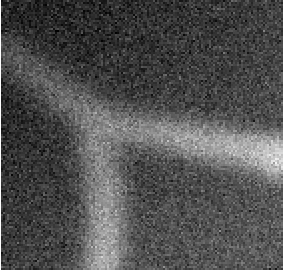
#> input picture image_1.png, 283 x 270 px
$ python fourier.py   (older library calls are emulated)
#> lines starting #> are read from the running program, lines starting #| are printed output that depends on the picture
### misc/helpers.py
import numpy as np
import scipy as sp
import scipy.ndimage as ndimage
import cv2
from matplotlib import pyplot as plt
import glob


eps = 1e-8

class StdIO:
    @staticmethod
    def imread_2d(fname, grayscale=True):
#> called with fname = '../image_1.png', grayscale = True
        img = ndimage.imread(fname, flatten=grayscale, mode=None)
#> img: shape (270, 283) float32; min 1, max 255, mean 80
        if img.max() > 0:
            img = img/img.max()
        return 1. * img

    @staticmethod
    def imshow(img, title='display', col_map='gray', imadjust=True, pts=[], pt_col='y'):
#> called with title = 'display', col_map = 'gray', imadjust = True, pt_col = 'y'
        fig = plt.figure(title)
        if imadjust:
            img = (img - np.min(img))/(eps + np.max(img) - np.min(img))
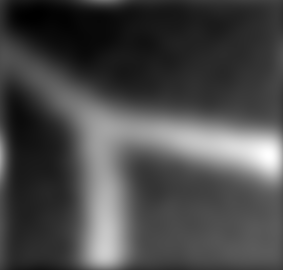
#> img: shape (270, 283) float64; min 0, max 1, mean 0.286
        plt.imshow(img, cmap=col_map)
        if len(pts) > 0:
            x, y = list(pts[:, 0]), list(pts[:, 1])
            plt.scatter(x, y, c=pt_col, s=20, zorder=2)
        plt.tight_layout()
        plt.show()

    # [29 lines left out: functions imoverlay, imread_multiple, not called in this run]


class Misc:
    # [24 lines left out: functions imresize, linstretch, numpy_to_opencv, opencv_to_numpy, not called in this run]


# [2 lines that do not run on import are left out]
    # hr_img = Misc.imresize(img, des_res_mm=2.)
    # StdIO.imshow(hr_img)
    # StdIO.imoverlay(img, 1.*(img>0.7), col='r')

### filters/fourier.py
import numpy as np
from scipy.fftpack import fft2, ifft2
from scipy.fftpack import fftshift, ifftshift

eps = 1e-8

class Kernel:
    def __init__(self, ker_size=(100, 100)):
        rows, cols = ker_size[0], ker_size[1]
        wy, wx = np.ogrid[-0.5:0.5:1./rows, -0.5:0.5:1./cols]
        self.wy = wy
        self.wx = wx

    def gaussian(self, s0=0.1):
        """
        :param s0: spread of the freqn. domain kernel, [0, 0.25] to avoid aliasing
        :return: frequency domain gaussian kernel
        """
        w = np.sqrt(self.wx**2 + self.wy**2)
        numerator = np.exp(-w**2/(2 * s0**2))
        denominator = numerator.sum() + eps
        return numerator/denominator

    def log_gabor(self, w0=0.2, s0=0.2):
        w = np.sqrt(self.wx**2 + self.wy**2)
        numerator = (np.log10(w/w0))**2
        denominator = 2 * (np.log10(s0))**2
        f = np.e**(-(numerator/denominator))
        return f


def fourier_transform(f, input_centered=False, output_centered=True):
    """
    Performs Fourier transform:
    Inputs:
        f: imput 2D image
        input_centered: kernel center is at image center if True, else, center at (0, 0)
        output_centered: center the frequency transform at image center if True
    """
    if input_centered:
        f = fftshift(f)
    F = fft2(f)
    if output_centered:
        F = fftshift(F)
    return F

def inverse_fourier_transform(F, input_centered=True, output_centered=False):
    """
    Performs inverse Fourier transform:
    Inputs:
        F: imput 2D Frequency domain image
        input_centered: kernel center is at image center if True, else, center at (0, 0)
        output_centered: center the  transform to image center if True, useful if output is a kernel
    """
    if input_centered:
        F = fftshift(F)
    f = ifft2(F)
    if output_centered:
        f = fftshift(f)
    return f


if __name__=='__main__':
    from misc.helpers import StdIO as IO
    img = IO.imread_2d('../image_1.png')
    img_ft = fourier_transform(img)
    gauss_f = Kernel(img.shape).gaussian(s0=0.02)
    gauss_s = inverse_fourier_transform(img_ft*gauss_f, output_centered=False)
    # IO.imshow(np.log(1 + np.abs(img_ft)))
    IO.imshow(np.abs(gauss_s))
